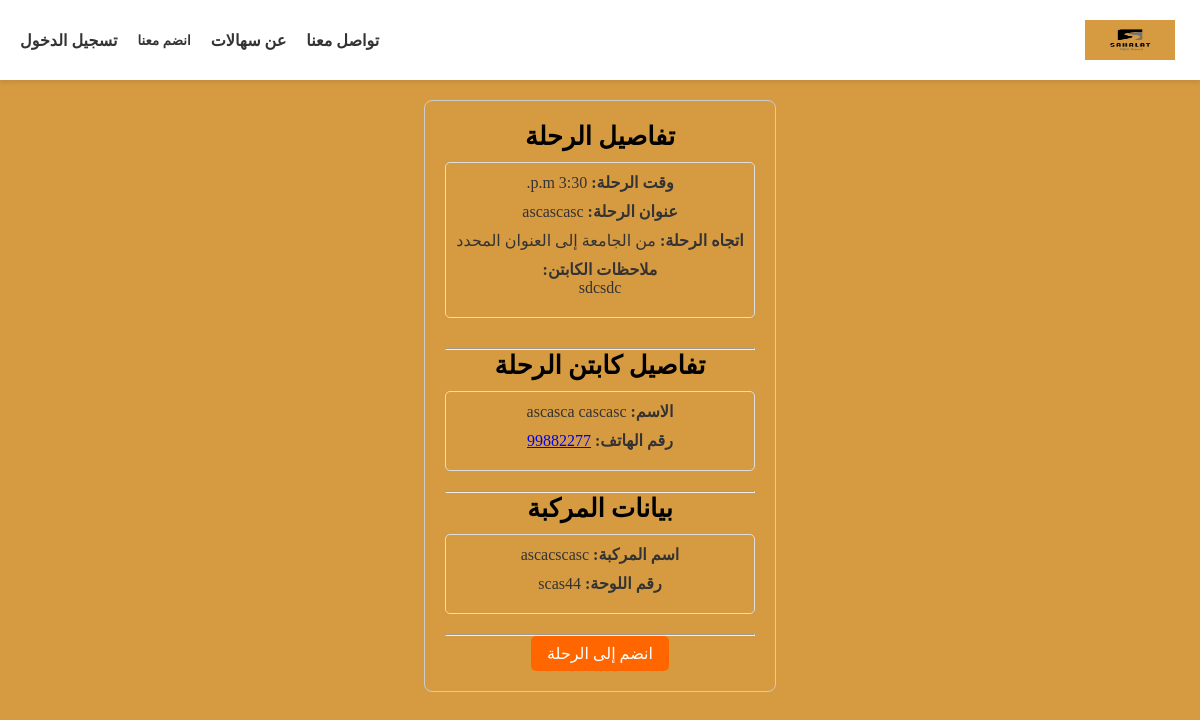
The page /trips/8/ on the database its author committed.
### comunity/models.py (models this page shows)
class Trip(models.Model):
	user = models.ForeignKey(User, on_delete=models.CASCADE)
	time = models.TimeField()
	direction = models.IntegerField(choices=directions)
	address = models.CharField(max_length=150)
	notes = models.TextField(max_length=300)

### accounts/models.py (models this page shows, shortened)
class Profile(models.Model):
	user = models.OneToOneField(User, on_delete=models.CASCADE)
	phone = models.CharField(max_length=8)
	ac_type = models.IntegerField(choices=types)
	address = models.CharField(max_length=200)

class Car(models.Model):
	user = models.OneToOneField(User, on_delete=models.CASCADE)
	name = models.CharField(max_length=150)
	number = models.CharField(max_length=10)

### comunity/views.py (the view, shortened to what this page needs)
# urls.py: path("trips/<int:pk>/", views.trip, name="trip"),
def trip(r, pk):
	t = Trip.objects.get(pk=pk)
	if r.user != t.user:
		announcement = Announcement.objects.filter(trip=t)
		orders = t.order_set.get_queryset()
		ordered = False
		for order in orders:
			if order.user == r.user:
				ordered = True
				break
		return render(r, 'comunity/trip.html', {"trip": t, "announcements": announcement, "ordered": ordered})

### templates/comunity/trip.html (shortened to what this page needs)
{% extends 'base.html' %}
{% block content %}
<div class="trip-details-container">
    <div class="section-container">
        <h3 class="section-heading">تفاصيل الرحلة</h3>
        <div class="trip-info">
            <p><strong>وقت الرحلة:</strong> {{ trip.time }}</p>
            <p><strong>عنوان الرحلة:</strong> {{ trip.address }}</p>
            <p><strong>اتجاه الرحلة:</strong> {% if trip.direction == 0 %}من الجامعة إلى العنوان المحدد{% else %}من العنوان المحدد إلى الجامعة{% endif %}</p>
            <p><strong>ملاحظات الكابتن:</strong><br />{{ trip.notes }}</p>
        </div>
    </div>
    <hr />
    <div class="section-container">
        <h3 class="section-heading">تفاصيل كابتن الرحلة</h3>
        <div class="captain-info">
            <p><strong>الاسم:</strong> {{ trip.user.first_name }} {{ trip.user.last_name }}</p>
            <p><strong>رقم الهاتف:</strong> <a href="tel:{{ trip.user.profile.phone }}">{{ trip.user.profile.phone }}</a></p>
        </div>
    </div>
    <hr />
    <div class="section-container">
        <h3 class="section-heading">بيانات المركبة</h3>
        <div class="vehicle-info">
            <p><strong>اسم المركبة:</strong> {{ trip.user.car.name }}</p>
            <p><strong>رقم اللوحة:</strong> {{ trip.user.car.number }}</p>
        </div>
    </div>
    <hr />
    {% if not ordered %}
        <a href="{% url 'order' trip.pk %}" class="join-trip-link">انضم إلى الرحلة</a>
    {% endif %}
</div>
{% endblock %}

### static/style.css (style rules this page uses)
* { padding:0; margin:0; box-sizing:border-box; }
body { min-height: 100vh; display: flex; flex-direction: column; margin: 0; }
p { margin-bottom: 10px; color: #333; }
.trip-details-container { margin: 20px auto; padding: 20px; max-width: 800px; border: 1px solid #ccc; border-radius: 8px; }
.section-container { margin-bottom: 20px; }
.section-heading { font-size: 1.6em; margin-bottom: 10px; }
.trip-info, .captain-info, .vehicle-info, .announcement { padding: 10px; border: 1px solid #ddd; border-radius: 5px; margin-bottom: 10px; }
.join-trip-link { display: inline-block; padding: 8px 16px; background-color: #ff6600; color: #fff; text-decoration: none; border-radius: 5px; transition: background-color 0.3s ease; }
.trip-details-container { text-align: center; padding: 20px; }
.trip-info { margin-bottom: 30px; }

### rows shown on the page
Trip: time "3:30 p.m.", address "ascascasc", notes "sdcsdc", user.first_name "ascasca", user.last_name "cascasc", user.profile.phone "99882277", user.car.name "ascacscasc", user.car.number "scas44"
